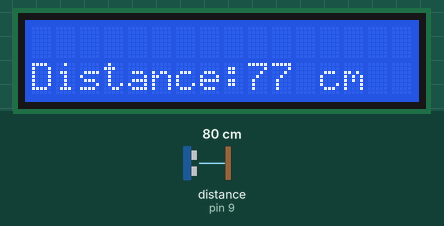
A sketch run on a simulated Arduino Uno, built with avr-gcc and run on an emulated ATmega328P. Parts: 16×2 character LCD. Wiring (inferred from the names in the program): ultrasonic range finder: trigger pin 8; echo pin 9. The inputs (shaded band) are chosen by the test bench; at power-on: distance to the obstacle (sensor on pin 9) 80 cm. The echo pulse lasts 58.3 µs per cm.

Above: at 1.2 s.
1.3 s: distance to the obstacle (sensor on pin 9) set to 2 cm
At 1.8 s:
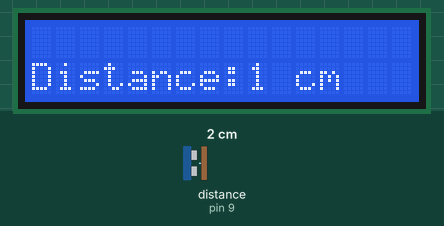
2.8 s: distance to the obstacle (sensor on pin 9) set to 9 cm
At 4.0 s:
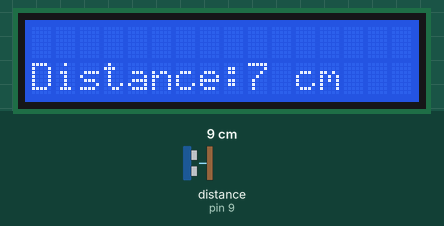
4.3 s: distance to the obstacle (sensor on pin 9) set to 18 cm
At 4.8 s:
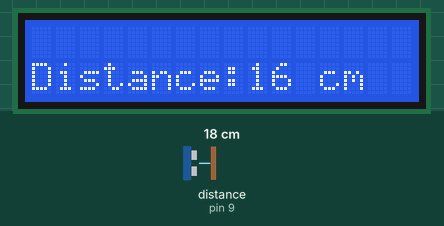
Timing chart, 0 to 7.3 s (numbered marks = the images above; inputs shaded):
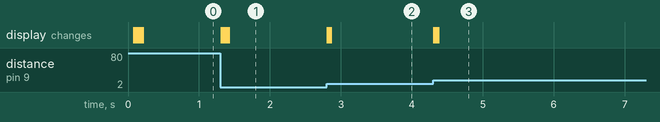

The sketch:

ultrasound.ino
```cpp
#include <LiquidCrystal.h>

// Define pin numbers for the LCD display
int rs = 12;
int en = 11;
int d4 = 2;
int d5 = 3;
int d6 = 4;
int d7 = 5;

LiquidCrystal lcd(rs, en, d4, d5, d6, d7);

// Define pin numbers for the ultra sound sensor
const int trigPin = 8;
const int echoPin = 9;

// Travel time of the ultrasound wave
long duration;
// Distance of the object in center-meters
int distanceCm;

void setup() {
  lcd.begin(16,2);
  // Set the cursor to the origin
  lcd.setCursor(0,1);
  // Display the text
  lcd.print("Distance: ");

  // Define the pin mode of the ultra-sound sensor
  pinMode(trigPin, OUTPUT); // Sets the trigPin as an Output
  pinMode(echoPin, INPUT);  // Sets the echoPin as an Input
}

void loop() {

  // Set the trigPin low
  digitalWrite(trigPin, LOW);
  delayMicroseconds(2);

  // Set the trigPin high for 10 micro seconds
  digitalWrite(trigPin, HIGH);
  delayMicroseconds(10);
  digitalWrite(trigPin, LOW);

  // Reads the echoPin, returns the sound wave travel time in microseconds
  // This is a blocking function. It returns only when an echo is detected
  duration = pulseIn(echoPin, HIGH);

  // Calculate the distance
  distanceCm= duration*0.034/2*0.4 + distanceCm*0.6;

  lcd.setCursor(9,1);
  lcd.print(distanceCm);
  lcd.print(" cm ");
  delay(10);
}
```

Measured:
- after the input at 1.3 s, the display: first changes at once (image 1 shows a later state)
- after the input at 2.8 s, the display: first changes at once (image 2 shows a later state)
- after the input at 4.3 s, the display: first changes at once (image 3 shows a later state)
